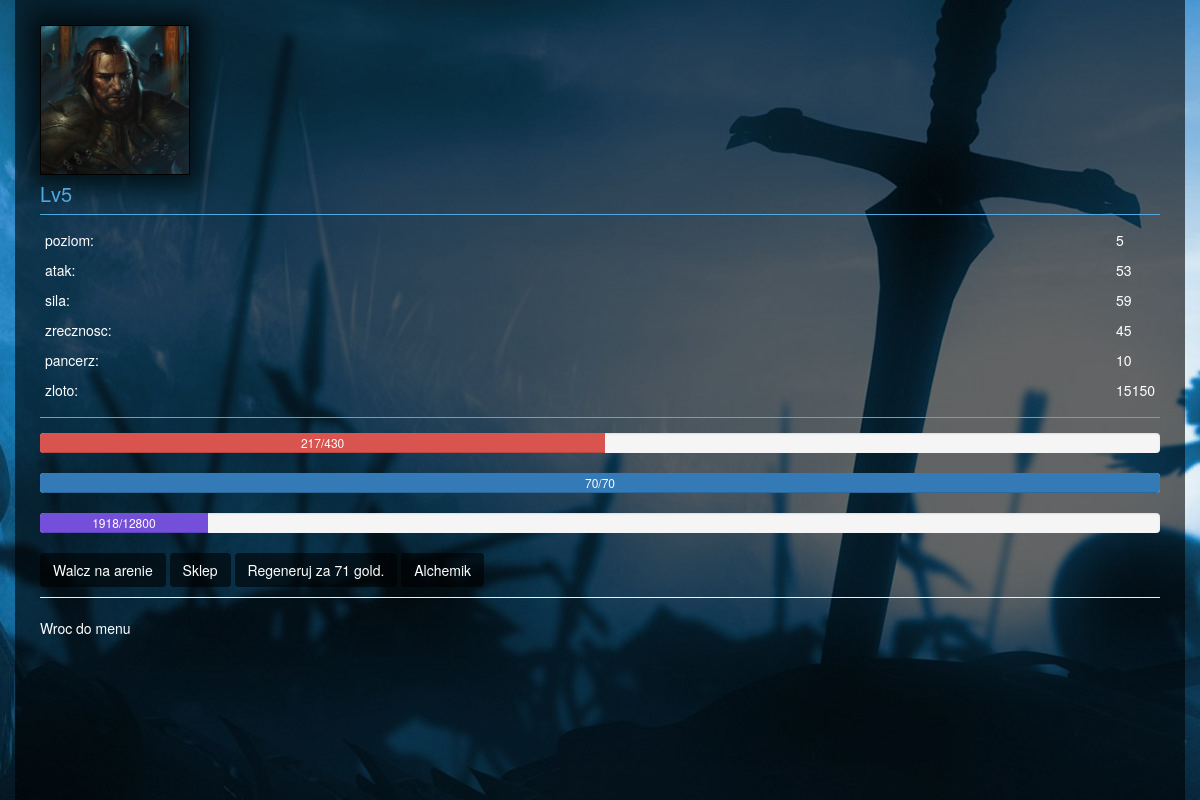
The app's page /player/3/ with its own data.
### project/models.py (models this page shows, shortened)
class Player(models.Model):
    name = models.CharField(max_length=40)
    level = models.IntegerField()
    experience = models.IntegerField()
    requiredexp = models.IntegerField()
    strength = models.IntegerField()
    agility = models.IntegerField()
    maxhealth = models.IntegerField()
    health = models.IntegerField()
    attack = models.IntegerField()
    maxmana = models.IntegerField()
    mana = models.IntegerField()
    classname = models.ForeignKey(ClassName)
    armorid = models.ForeignKey(ArmorItem)
    bonus_attack = models.IntegerField()
    bonus_agility = models.IntegerField()
    bonus_health = models.IntegerField()
    isarmordamaged = models.BooleanField()
    gold = models.IntegerField()
    dot_damage = models.IntegerField()
    dot_rounds = models.IntegerField()
    small_elixir = models.IntegerField()
    medium_elixir = models.IntegerField()
    big_elixir = models.IntegerField()
    ultimate_elixir = models.IntegerField()

### player/views.py (the view)
def index(request, p):
    gamer = Player.objects.get(pk=p)
    gold_to_pay = int(round(((float(gamer.maxhealth) - float(gamer.health))/15.0
                        + (float(gamer.maxmana) - float(gamer.mana))/7.0) * (float(gamer.level)), 0))
    return render(request, 'player/index.html', {
        'p': gamer,
        'armor': ArmorItem.objects.get(name=gamer.armorid).value,
        'pay': int(gold_to_pay),
        'health': gamer.health * 100 / gamer.maxhealth,
        'mana': gamer.mana * 100 / gamer.maxmana,
    })

### project/models.py (called while the page is built)
    def __unicode__(self):
        return self.name

    def __unicode__(self):
        return self.name

### templates/player/index.html (shortened to what this page needs)
{% extends 'layout.html' %}
{% block content %}
    <div id="this">
        {% include 'shop/regen.html'%}
    </div>
{% endblock %}

### templates/fight/partial_view_player.html (shortened to what this page needs)
{% load staticfiles %}
    <div class="player_portrait">
        {%if p.classname|stringformat:"s"  == "Warrior"%}
            <img src="{% static 'css/content/warrior.jpg' %}" height="100%", width="100%">
        {%elif p.classname|stringformat:"s"  == "Thief"%}
            <img src="{% static 'css/content/thief.jpg' %}" height="100%", width="100%">
        {%elif p.classname|stringformat:"s"  == "Tankozord"%}
            <img src="{% static 'css/content/tank.jpg' %}" height="100%", width="100%">
        {% endif %}
    </div>
    <div class="player_name">
        {{p.name}}
    </div>
    <div class="player_stats">
        <div class="column_left">
            <p>poziom:</p>
            <p>atak:</p>
            <p>sila:</p>
            <p>zrecznosc:</p>
            <p>pancerz:</p>
            <p>zloto:</p>
        </div>
        <div class="column_right">
            <p>{{p.level}}</p>
            <p>{{p.attack}}</p>
            <p>{{p.strength}}</p>
            <p>{{p.agility}}</p>
            <p>{{armor}}</p>
            <p>{{p.gold}}</p>
        </div>
    </div>
    <div class="progress">
        <div id="player-health" class="progress-bar progress-bar-danger" role="progressbar" aria-valuenow="100" aria-valuemin="0" aria-valuemax="100" style="width: 100%;">
            {{p.health}}/{{p.maxhealth}}
        </div>
    </div>
    <div class="progress">
        <div id="player-mana" class="progress-bar"  role="progressbar" aria-valuenow="100" aria-valuemin="0" aria-valuemax="100" style="width: 100%">
            {{p.mana}}/{{p.maxmana}}
        </div>
    </div>
    <div class="progress">
        <div id="player-exp" class="progress-bar progress_bar_level" role="progressbar" aria-valuenow="60" aria-valuemin="0" aria-valuemax="100" style="width: 0%;">
            {{p.experience}}/{{p.requiredexp}}
        </div>
    </div>

### templates/static/css/site.css (style rules this page uses)
.player_name { padding: 5px 0px; color: #4FA9E0; font-size: 20px; border-bottom: solid 1px #4FA9E0; }
.player_portrait { border: solid 1px #000; height: 150px; width: 150px; -webkit-box-shadow: 0px 0px 22px 12px rgba(0,0,0,0.63); -moz-box-shadow: 0px 0px 22px 12px rgba(0,0,0,0.63); box-shadow: 0px 0px 22px 12px rgba(0,0,0,0.63); }
.player_stats { margin: 15px 0px; padding-bottom: 7px; border-bottom: solid 1px #4FA9E0; }
.column_left { padding-left: 5px; float: left; }
.column_right { padding-right: 5px; float: right; }
.progress_bar_level { background-color: rgba(116, 79, 217, 1); }

### records on screen
Player: name "Lv5", level "5", attack "53", strength "59", agility "45", gold "15150", health "217", maxhealth "430", mana "70", maxmana "70", experience "1918", requiredexp "12800"

### other values on screen
{{ armor }} "10"
{{ pay }} "71"
